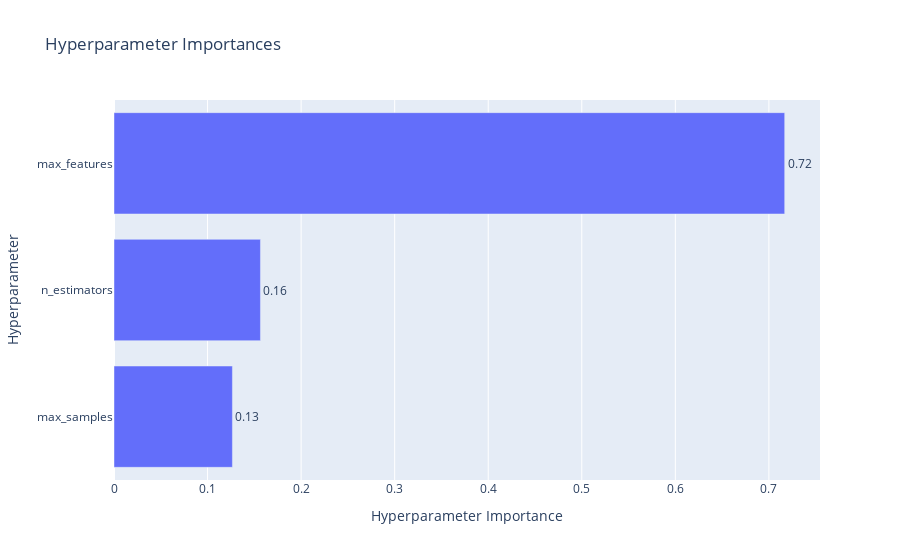

Notebook code cell kept with this figure:
### Code cell
optuna.visualization.plot_param_importances(bagging_study)

### Figure 1 — Plotly figure (JSON) as saved in the notebook; plotly's stock layout.template omitted (floating-point values rounded to 4 significant figures)
{"data": [{"cliponaxis": false, "hovertemplate": ["max_samples (IntDistribution): 0.12657711087333468<extra></extra>", "n_estimators (IntDistribution): 0.1565354827929749<extra></extra>", "max_features (IntDistribution): 0.7168874063336905<extra></extra>"], "name": "Objective Value", "orientation": "h", "text": ["0.13", "0.16", "0.72"], "textposition": "outside", "type": "bar", "x": [0.1266, 0.1565, 0.7169], "y": ["max_samples", "n_estimators", "max_features"]}], "layout": {"title": {"text": "Hyperparameter Importances"}, "xaxis": {"title": {"text": "Hyperparameter Importance"}}, "yaxis": {"title": {"text": "Hyperparameter"}}}}
